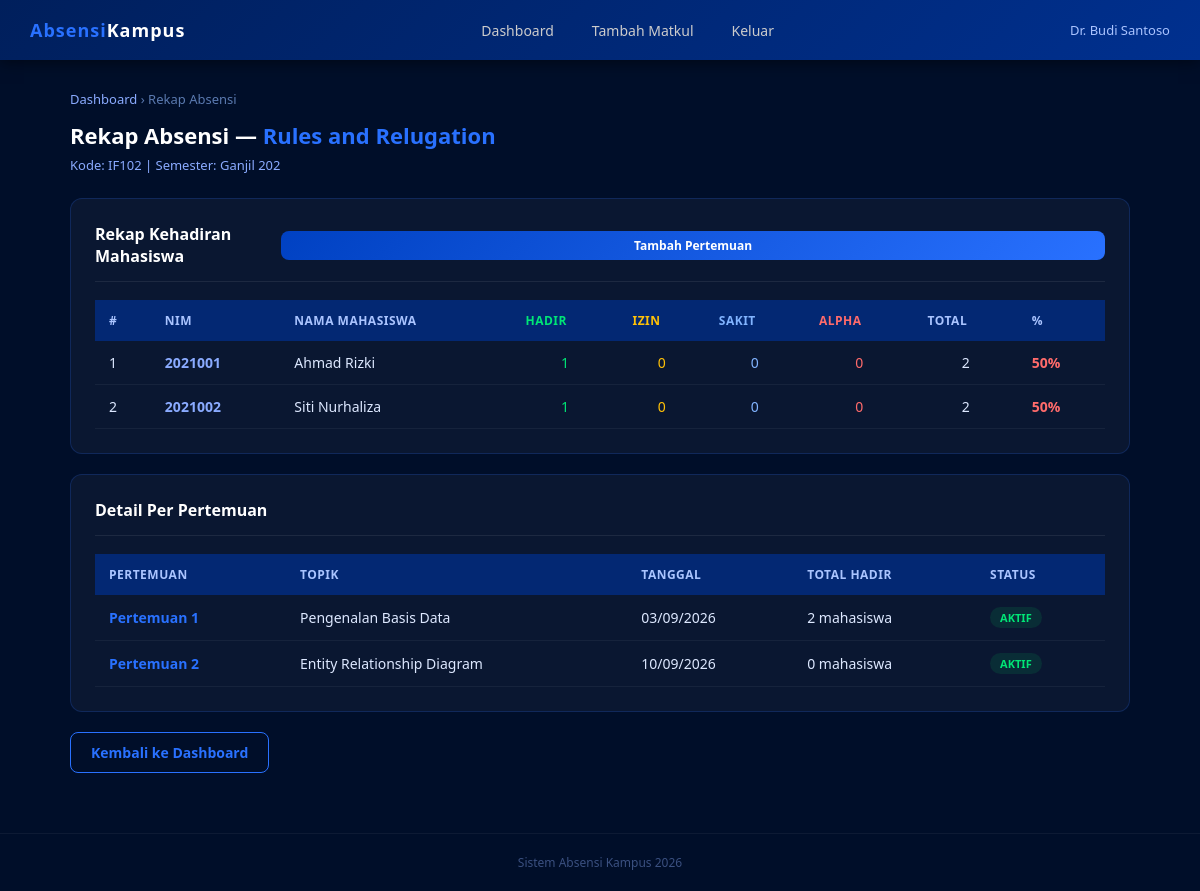
Screenshot of /kelola_absensi.php?mk_id=2 (signed in) with the database file from the repository.
### tables this page shows
CREATE TABLE mata_kuliah (
    id INT AUTO_INCREMENT PRIMARY KEY,
    kode_mk VARCHAR(10) UNIQUE NOT NULL,
    nama_mk VARCHAR(100) NOT NULL,
    sks INT DEFAULT 2,
    dosen_id INT,
    semester VARCHAR(10),
    created_at TIMESTAMP DEFAULT CURRENT_TIMESTAMP,
    FOREIGN KEY (dosen_id) REFERENCES users(id)
);

CREATE TABLE users (
    id INT AUTO_INCREMENT PRIMARY KEY,
    nim_nip VARCHAR(20) UNIQUE NOT NULL,
    nama VARCHAR(100) NOT NULL,
    password VARCHAR(255) NOT NULL,
    role ENUM('mahasiswa', 'dosen') DEFAULT 'mahasiswa',
    created_at TIMESTAMP DEFAULT CURRENT_TIMESTAMP
);

CREATE TABLE pertemuan (
    id INT AUTO_INCREMENT PRIMARY KEY,
    mata_kuliah_id INT NOT NULL,
    pertemuan_ke INT NOT NULL,
    topik VARCHAR(200),
    tanggal DATE NOT NULL,
    status ENUM('aktif', 'selesai') DEFAULT 'aktif',
    FOREIGN KEY (mata_kuliah_id) REFERENCES mata_kuliah(id)
);

### kelola_absensi.php (the view, shortened to what this page needs)
<?php
require_once 'config.php';
$dosen_id = $_SESSION['user_id'];
$mk_id = intval($_GET['mk_id'] ?? 0);
$mk = mysqli_fetch_assoc(mysqli_query($conn,
    "SELECT * FROM mata_kuliah WHERE id = $mk_id AND dosen_id = $dosen_id"
));
$sql_mahasiswa = "
    SELECT u.id, u.nim_nip, u.nama,
           COUNT(DISTINCT p.id) AS total_pertemuan,
           SUM(CASE WHEN a.status_hadir = 'hadir' THEN 1 ELSE 0 END) AS hadir,
           SUM(CASE WHEN a.status_hadir = 'izin'  THEN 1 ELSE 0 END) AS izin,
           SUM(CASE WHEN a.status_hadir = 'sakit' THEN 1 ELSE 0 END) AS sakit,
           SUM(CASE WHEN a.status_hadir = 'alpha' THEN 1 ELSE 0 END) AS alpha
    FROM enrollment e
    JOIN users u ON e.mahasiswa_id = u.id
    LEFT JOIN pertemuan p ON p.mata_kuliah_id = $mk_id
    LEFT JOIN absensi a ON a.pertemuan_id = p.id AND a.mahasiswa_id = u.id
    WHERE e.mata_kuliah_id = $mk_id
    GROUP BY u.id
    ORDER BY u.nama
";
$hasil = mysqli_query($conn, $sql_mahasiswa);
$pertemuan_list = mysqli_fetch_all(
    mysqli_query($conn, "SELECT * FROM pertemuan WHERE mata_kuliah_id = $mk_id ORDER BY pertemuan_ke"),
    MYSQLI_ASSOC
);
?>
<!DOCTYPE html>
<html lang="id">
<head>
    <link rel="stylesheet" href="style.css">
</head>
<body>
<nav class="navbar">
    <div class="logo"><span>Absensi</span>Kampus</div>
    <div class="nav-links">
        <a href="dashboard_dosen.php">Dashboard</a>
        <a href="tambah_matkul.php">Tambah Matkul</a>
        <a href="logout.php">Keluar</a>
    </div>
    <div class="user-info"><?= htmlspecialchars($_SESSION['nama']) ?></div>
</nav>
<div class="container">
    <div style="font-size:13px; color:#5a7ab0; margin-bottom:12px;">
        <a href="dashboard_dosen.php" style="color:#8aabff;">Dashboard</a> &rsaquo; Rekap Absensi
    </div>
    <div class="page-title">Rekap Absensi — <span><?= htmlspecialchars($mk['nama_mk']) ?></span></div>
    <div class="page-subtitle">Kode: <?= $mk['kode_mk'] ?> | Semester: <?= $mk['semester'] ?></div>
    <div class="card">
        <div class="card-header">
            <div class="card-title">Rekap Kehadiran Mahasiswa</div>
            <a href="tambah_pertemuan.php?mk_id=<?= $mk_id ?>" class="btn btn-primary btn-sm">Tambah Pertemuan</a>
        </div>
        <div class="table-wrapper">
            <table>
                <thead>
                    <tr>
                        <th>#</th>
                        <th>NIM</th>
                        <th>Nama Mahasiswa</th>
                        <th style="color:#00e676">Hadir</th>
                        <th style="color:#ffc107">Izin</th>
                        <th style="color:#82b4ff">Sakit</th>
                        <th style="color:#ff6b6b">Alpha</th>
                        <th>Total</th>
                        <th>%</th>
                    </tr>
                </thead>
                <tbody>
                <?php $no = 1; while ($mhs = mysqli_fetch_assoc($hasil)):
                    $total = $mhs['total_pertemuan'];
                    $persen = $total > 0 ? round(($mhs['hadir'] / $total) * 100) : 0;
                ?>
                    <tr>
                        <td><?= $no++ ?></td>
                        <td style="color:#8aabff; font-weight:600"><?= htmlspecialchars($mhs['nim_nip']) ?></td>
                        <td><?= htmlspecialchars($mhs['nama']) ?></td>
                        <td style="color:#00e676; text-align:center"><?= $mhs['hadir'] ?></td>
                        <td style="color:#ffc107; text-align:center"><?= $mhs['izin'] ?></td>
                        <td style="color:#82b4ff; text-align:center"><?= $mhs['sakit'] ?></td>
                        <td style="color:#ff6b6b; text-align:center"><?= $mhs['alpha'] ?></td>
                        <td style="text-align:center"><?= $total ?></td>
                        <td>
                            <span style="color: <?= $persen >= 75 ? '#00e676' : '#ff6b6b' ?>; font-weight:700">
                                <?= $persen ?>%
                            </span>
                        </td>
                    </tr>
                <?php endwhile; ?>
                </tbody>
            </table>
        </div>
    </div>
    <?php if (!empty($pertemuan_list)): ?>
    <div class="card">
        <div class="card-header">
            <div class="card-title">Detail Per Pertemuan</div>
        </div>
        <div class="table-wrapper">
            <table>
                <thead>
                    <tr>
                        <th>Pertemuan</th>
                        <th>Topik</th>
                        <th>Tanggal</th>
                        <th>Total Hadir</th>
                        <th>Status</th>
                    </tr>
                </thead>
                <tbody>
                <?php foreach ($pertemuan_list as $p):
                    $jml_hadir = mysqli_fetch_assoc(mysqli_query($conn,
                        "SELECT COUNT(*) AS jml FROM absensi WHERE pertemuan_id = {$p['id']} AND status_hadir = 'hadir'"
                    ))['jml'];
                ?>
                    <tr>
                        <td style="font-weight:700; color:#2971FF">Pertemuan <?= $p['pertemuan_ke'] ?></td>
                        <td><?= htmlspecialchars($p['topik'] ?? '-') ?></td>
                        <td><?= date('d/m/Y', strtotime($p['tanggal'])) ?></td>
                        <td><?= $jml_hadir ?> mahasiswa</td>
                        <td><span class="badge badge-<?= $p['status'] ?>"><?= strtoupper($p['status']) ?></span></td>
                    </tr>
                <?php endforeach; ?>
                </tbody>
            </table>
        </div>
    </div>
    <?php endif; ?>
    <a href="dashboard_dosen.php" class="btn btn-outline">Kembali ke Dashboard</a>
</div>
<div class="footer">Sistem Absensi Kampus 2026</div>
</body>
</html>

### style.css (style rules this page uses)
* { margin: 0; padding: 0; box-sizing: border-box; }
body { font-family: "Segoe UI", Arial, sans-serif; background-color: #000e29; color: #fff; min-height: 100vh; }
a { text-decoration: none; color: inherit; }
.navbar { background: linear-gradient(135deg, #001f5c, #00308f); padding: 0 30px; display: flex; justify-content: space-between; align-items: center; height: 60px; box-shadow: 0 2px 15px rgba(0, 0, 0, 0.5); position: sticky; top: 0; z-index: 100; }
.navbar .logo { font-size: 18px; font-weight: 700; color: #fff; letter-spacing: 1px; }
.navbar .logo span { color: #2971ff; }
.navbar .nav-links { display: flex; gap: 10px; align-items: center; }
.navbar .nav-links a { color: #ccc; padding: 6px 14px; border-radius: 6px; font-size: 14px; transition: all 0.2s; }
.navbar .user-info { font-size: 13px; color: #aac4ff; }
.btn { display: inline-block; padding: 10px 20px; border-radius: 8px; border: none; cursor: pointer; font-size: 14px; font-weight: 600; transition: all 0.2s; text-align: center; }
.btn-primary { background: linear-gradient(135deg, #0041c2, #2971ff); color: #fff; width: 100%; padding: 12px; font-size: 15px; }
.btn-outline { background: transparent; border: 1px solid #2971ff; color: #2971ff; }
.btn-sm { padding: 6px 12px; font-size: 12px; }
.container { max-width: 1100px; margin: 0 auto; padding: 30px 20px; }
.page-title { font-size: 22px; font-weight: 700; margin-bottom: 6px; color: #fff; }
.page-title span { color: #2971ff; }
.page-subtitle { font-size: 13px; color: #8aabff; margin-bottom: 24px; }
.card { background: rgba(255, 255, 255, 0.04); border: 1px solid rgba(41, 113, 255, 0.2); border-radius: 12px; padding: 24px; margin-bottom: 20px; }
.card-header { display: flex; justify-content: space-between; align-items: center; margin-bottom: 18px; padding-bottom: 14px; border-bottom: 1px solid rgba(255, 255, 255, 0.08); }
.card-title { font-size: 16px; font-weight: 600; color: #fff; }
.table-wrapper { overflow-x: auto; }
table { width: 100%; border-collapse: collapse; font-size: 14px; }
thead th { background: rgba(0, 48, 143, 0.7); color: #aac4ff; padding: 12px 14px; text-align: left; font-weight: 600; font-size: 12px; text-transform: uppercase; letter-spacing: 0.5px; }
tbody td { padding: 12px 14px; border-bottom: 1px solid rgba(255, 255, 255, 0.05); color: #dde8ff; }
.badge { display: inline-block; padding: 3px 10px; border-radius: 20px; font-size: 11px; font-weight: 600; }
.badge-aktif { background: rgba(0, 168, 84, 0.15); color: #00e676; }
.footer { text-align: center; padding: 20px; font-size: 12px; color: #3a5080; margin-top: 30px; border-top: 1px solid rgba(255, 255, 255, 0.05); }

### rows the page displays
mata_kuliah: nama_mk "Rules and Relugation", kode_mk "IF102", semester "Ganjil 202"
users: nim_nip "2021001", nama "Ahmad Rizki", hadir "1", izin "0", sakit "0", alpha "0", total "2", persen "50"
users: nim_nip "2021002", nama "Siti Nurhaliza", hadir "1", izin "0", sakit "0", alpha "0", total "2", persen "50"
pertemuan: pertemuan_ke "1", topik "Pengenalan Basis Data", tanggal "03/09/2026", jml_hadir "2", status "AKTIF"
pertemuan: pertemuan_ke "2", topik "Entity Relationship Diagram", tanggal "10/09/2026", jml_hadir "0", status "AKTIF"

### other values shown
$_SESSION['nama'] "Dr. Budi Santoso"
